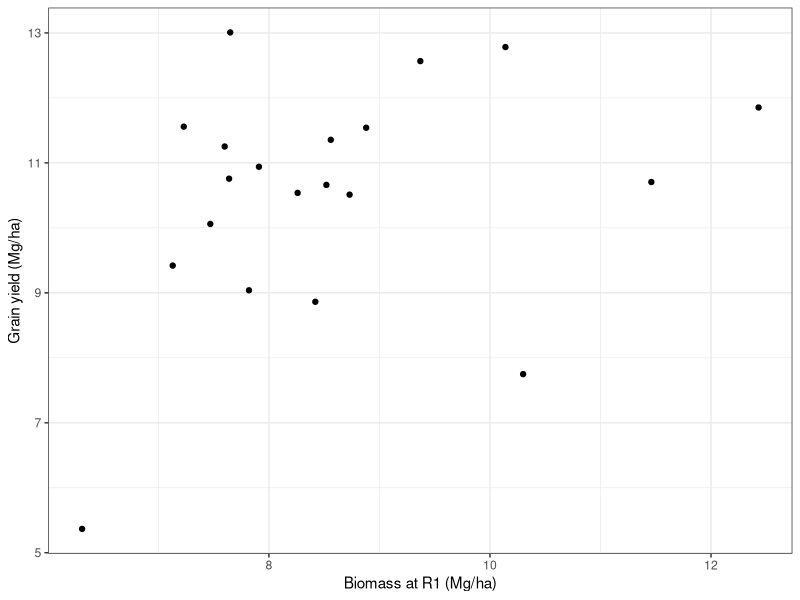
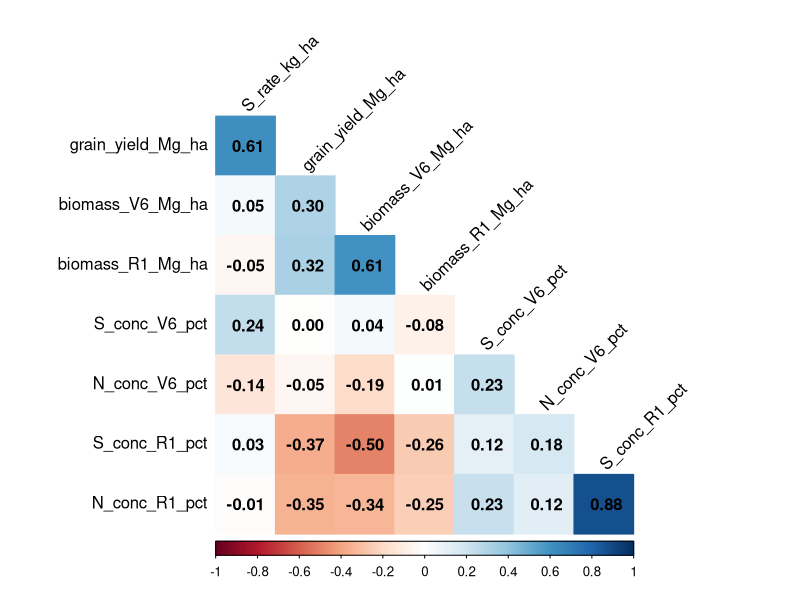
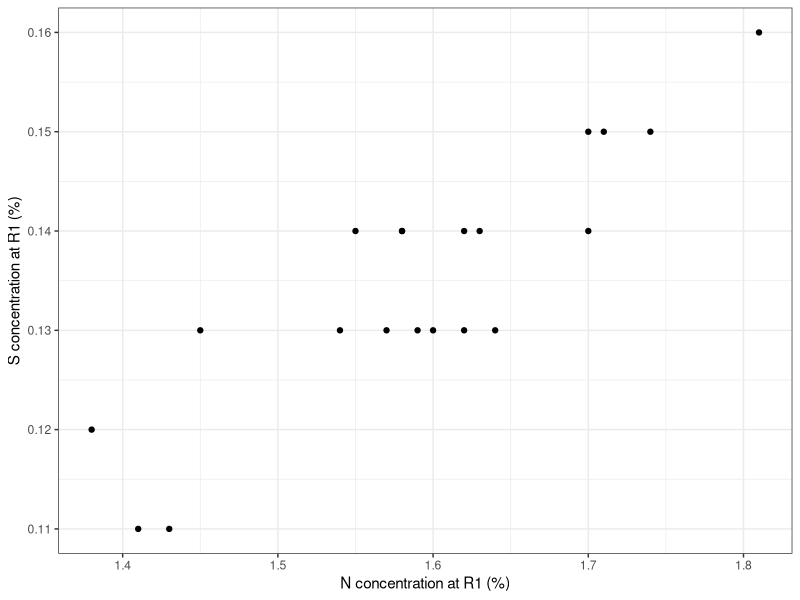

These charts were generated, in order, by the following R code:
## ---- chunk 1
# Import Excel files
library(readxl)

# Select and manipulate variables
library(dplyr)

# Create graphs
library(ggplot2)

# Visualize correlation matrices
library(corrplot)
## ---- chunk 2
# Import the workshop dataset
AllData <- read_excel(
  "Data_example.xlsx",
  sheet = "data"
)

# Check the structure and variable types
str(AllData)
## ---- chunk 3
# Calculate the Pearson correlation between R1 biomass and grain yield
cor(
  AllData$biomass_R1_Mg_ha,
  AllData$grain_yield_Mg_ha,
  method = "pearson"
)
## ---- chunk 4
# Plot the relationship between R1 biomass and grain yield
ggplot(
  AllData,
  aes(
    x = biomass_R1_Mg_ha,
    y = grain_yield_Mg_ha
  )
) +
  geom_point() +
  labs(
    x = "Biomass at R1 (Mg/ha)",
    y = "Grain yield (Mg/ha)"
  ) +
  theme_bw()
## ---- chunk 5
# Select variables for the correlation analysis
cor_data <- AllData %>%
  select(S_rate_kg_ha:N_conc_R1_pct)

# Calculate the Pearson correlation matrix
M <- cor(
  cor_data,
  method = "pearson",
  use = "pairwise.complete.obs"
)

# Display the correlation matrix
round(M, 2)
## ---- chunk 6
# Visualize the Pearson correlation matrix
corrplot(
  M,
  method = "color",
  type = "lower",
  order = "original",
  tl.col = "black",
  tl.srt = 45,
  addCoef.col = "black",
  diag = FALSE
)
## ---- chunk 7
# Calculate the Pearson correlation
cor(
  AllData$N_conc_R1_pct,
  AllData$S_conc_R1_pct,
  method = "pearson"
)
## ---- chunk 8
# Plot R1 nitrogen and sulfur concentration
ggplot(
  AllData,
  aes(
    x = N_conc_R1_pct,
    y = S_conc_R1_pct
  )
) +
  geom_point() +
  labs(
    x = "N concentration at R1 (%)",
    y = "S concentration at R1 (%)"
  ) +
  theme_bw()
